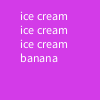
Frame 1 (no input)
Frame 60 (the mouse pressed at the canvas centre just before this capture): identical to frame 1, image omitted
Frame 120 (the mouse held since frame 60 and released just before this capture): identical to frame 1, image omitted

The Processing sketch that drew this single still picture (run headless with seeded random() and noise(); from frame 60 on, the mouse is pressed at the canvas centre):

// Processing sketch: banana_split
// ── banana_split.pde
void setup(){
  size(100,100);
}

void draw(){
 background(211,59,232);

text("ice cream \nice cream \nice cream \nbanana", 20, 20);

}
